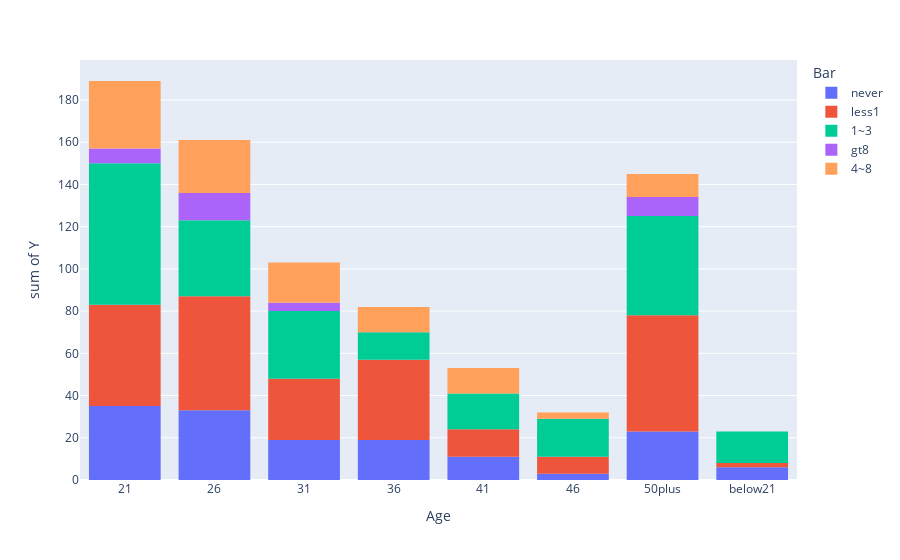

Source (notebook cell):
### Code cell
fig = px.histogram(bar_coupon, x = bar_coupon.sort_values(by=['age'])['age'], y = "Y", color='Bar', labels={"x":"Age"})
fig.show()

### Figure 1 — Plotly figure (JSON) as saved in the notebook; plotly's stock layout.template omitted (floating-point values rounded to 4 significant figures; data arrays with more than 128 entries replaced by an {"elided": "..."} marker saying what was removed)
{"data": [{"alignmentgroup": "True", "bingroup": "x", "histfunc": "sum", "hovertemplate": "Bar=never<br>Age=%{x}<br>sum of Y=%{y}<extra></extra>", "legendgroup": "never", "marker": {"color": "#636efa", "pattern": {"shape": ""}}, "name": "never", "offsetgroup": "never", "orientation": "v", "showlegend": true, "type": "histogram", "x": {"elided": "788 str values"}, "xaxis": "x", "y": {"elided": "788 int values"}, "yaxis": "y"}, {"alignmentgroup": "True", "bingroup": "x", "histfunc": "sum", "hovertemplate": "Bar=less1<br>Age=%{x}<br>sum of Y=%{y}<extra></extra>", "legendgroup": "less1", "marker": {"color": "#EF553B", "pattern": {"shape": ""}}, "name": "less1", "offsetgroup": "less1", "orientation": "v", "showlegend": true, "type": "histogram", "x": {"elided": "553 str values"}, "xaxis": "x", "y": {"elided": "553 int values"}, "yaxis": "y"}, {"alignmentgroup": "True", "bingroup": "x", "histfunc": "sum", "hovertemplate": "Bar=1~3<br>Age=%{x}<br>sum of Y=%{y}<extra></extra>", "legendgroup": "1~3", "marker": {"color": "#00cc96", "pattern": {"shape": ""}}, "name": "1~3", "offsetgroup": "1~3", "orientation": "v", "showlegend": true, "type": "histogram", "x": {"elided": "379 str values"}, "xaxis": "x", "y": {"elided": "379 int values"}, "yaxis": "y"}, {"alignmentgroup": "True", "bingroup": "x", "histfunc": "sum", "hovertemplate": "Bar=gt8<br>Age=%{x}<br>sum of Y=%{y}<extra></extra>", "legendgroup": "gt8", "marker": {"color": "#ab63fa", "pattern": {"shape": ""}}, "name": "gt8", "offsetgroup": "gt8", "orientation": "v", "showlegend": true, "type": "histogram", "x": ["21", "21", "21", "21", "21", "21", "21", "21", "26", "26", "26", "26", "26", "26", "26", "26", "26", "26", "26", "26", "26", "26", "26", "31", "31", "31", "31", "31", "31", "31", "46", "46", "46", "46", "50plus", "50plus", "50plus", "50plus", "50plus", "50plus", "50plus", "50plus", "50plus", "50plus", "50plus", "50plus"], "xaxis": "x", "y": [1, 1, 1, 0, 1, 1, 1, 1, 1, 1, 1, 1, 1, 1, 1, 1, 1, 1, 1, 1, 1, 0, 0, 1, 0, 1, 1, 1, 0, 0, 0, 0, 0, 0, 1, 1, 0, 0, 1, 1, 1, 1, 1, 0, 1, 1], "yaxis": "y"}, {"alignmentgroup": "True", "bingroup": "x", "histfunc": "sum", "hovertemplate": "Bar=4~8<br>Age=%{x}<br>sum of Y=%{y}<extra></extra>", "legendgroup": "4~8", "marker": {"color": "#FFA15A", "pattern": {"shape": ""}}, "name": "4~8", "offsetgroup": "4~8", "orientation": "v", "showlegend": true, "type": "histogram", "x": {"elided": "147 str values"}, "xaxis": "x", "y": {"elided": "147 int values"}, "yaxis": "y"}], "layout": {"barmode": "relative", "legend": {"title": {"text": "Bar"}, "tracegroupgap": 0}, "margin": {"t": 60}, "xaxis": {"anchor": "y", "domain": [0, 1], "title": {"text": "Age"}}, "yaxis": {"anchor": "x", "domain": [0, 1], "title": {"text": "sum of Y"}}}}
